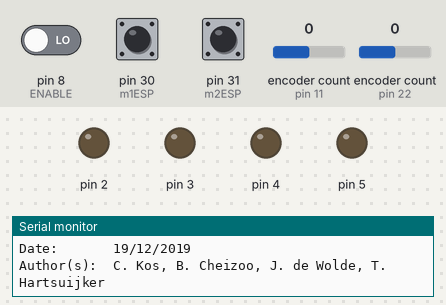
Recording of a sketch running on a simulated Arduino Mega 2560, built with avr-gcc and run on an emulated ATmega2560. On the bench: output pins drawn as LEDs (lit = HIGH), the last lines printed to the serial monitor. The inputs (shaded band) are chosen by the test bench; at power-on: pin 8 (ENABLE) LOW, pin 30 (m1ESP) HIGH, pin 31 (m2ESP) HIGH, encoder count (sensors on pin 11, pin 22) 0. Random numbers use the default seed unless the sketch sets one.

Above: at 1.2 s.
1.3 s: pin 8 (ENABLE) driven HIGH
At 1.9 s:
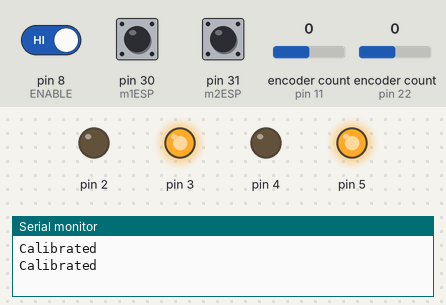
Timing chart, 0 to 4.3 s (numbered marks = the images above; inputs shaded):
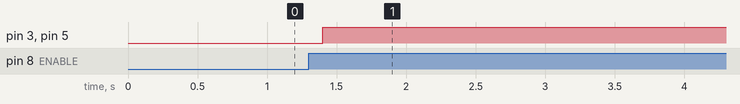

Measured:
- after the input at 1.3 s, pin 3, pin 5: LOW → HIGH after 0.10 s

The sketch:

DynaTable_IDE_v9.ino
```cpp
#include <Servo.h>
#include <math.h>
//#include <stdio.h>
//#include <stdlib.h>
#include <Encoder.h>

/*
 * DynaTable Arduino Program
 * Version 7
 * C. Kos, B. Cheizoo, J. de Wolde, T. Hartsuijker
 */

/*
 * Endstop wiring
 *
 * Low to ground
 * Mid to nothing, maybe ground for completeness' sake
 * High to input pin
 */

// Declaration of structures

struct motorDC {
  String mname;
  float cRE, limit, mmptick;
  int currentState, rREPrev, add, p1, p2, pulse, ESP, ESI, calCount;
  unsigned long halt;
};

struct motorSV {
  float limit;
  int currentState;
};

// Initialization of constants

const long Tpress = 1000;

const int A = 15; // Maximum amplitude (mm)

const float Tservo = 500; // Servo time in ms (min. 450 ms)

const int maxMoves = 2; // Number of moves before forced calibration

const float m1ticks = (57.1-10.1)/1779; // mm/tick
const float m2ticks = (52.9-15)/3078; // mm/tick

const int wait = 100;

/*
const int SV3 = ?;
const int SV4 = ?;
*/

// Declaration of pins

const int ENABLE = 8; // Enable pin (button)

const int randPin = A0; // used for seed generation

const int ROTENCXA = 11; // Rotary encoder pins
const int ROTENCXB = 12;
const int ROTENCYA = 22;
const int ROTENCYB = 23;

const int m1p1 = 2;
const int m1p2 = 3;

const int m2p1 = 4;
const int m2p2 = 5;

const int m1ESP = 30;
const int m2ESP = 31;

// Initialization of variables used in the main functions and the FSM

bool mode = 0; // Continuous mode if 'true', pulse mode if 'false'
bool enable = 0; // In pulse mode, start cycle if 'true'

bool changed = false;

unsigned long tmode = 0;
bool timer = false;
int pulseFlag = false;

// Initialization of motor structures

motorDC m1 = {"m1", 0, 0, m1ticks, 0, 0, 0, m1p1, m1p2, false, m1ESP, false, maxMoves, 0};
motorDC m2 = {"m2", 0, 0, m2ticks, 0, 0, 0, m2p1, m2p2, false, m2ESP, false, maxMoves, 0};

//Servo sv3;
//motorSV m3 = {90, 0};

// Initialization rotary encoder
Encoder rotEncX(ROTENCXA, ROTENCXB);
Encoder rotEncY(ROTENCYA, ROTENCYB);

void setup() {
  Serial.begin(115200);
  Serial.println("Title:      DynaTable Arduino Program");
  Serial.println("Board:      Arduino Mega/Arduino Mega 2560");
  Serial.println("Version:    8");
  Serial.println("Date:       19/12/2019");
  Serial.println("Author(s):  C. Kos, B. Cheizoo, J. de Wolde, T. Hartsuijker");
  Serial.println();

  pinMode(ENABLE, INPUT);

  pinMode(m1ESP, INPUT);
  pinMode(m1ESP, INPUT_PULLUP);

  pinMode(m2ESP, INPUT);
  pinMode(m2ESP, INPUT_PULLUP);

  pinMode(m1.p1, OUTPUT); // IN2 / OUT2 + white
  pinMode(m1.p2, OUTPUT); // IN1 / OUT1 + red

  digitalWrite(m1.p1, LOW);
  digitalWrite(m1.p2, LOW);

  pinMode(m2.p1, OUTPUT);
  pinMode(m2.p2, OUTPUT);

  digitalWrite(m2.p1, LOW);
  digitalWrite(m2.p2, LOW);
/*
  sv3.attach(SV3);
  sv3.write(90);
*/

  randomSeed(analogRead(randPin));

}

void loop() {

//  Serial.print("m1 cRE: ");
//  Serial.println(m1.cRE);

//  Serial.print(" | Moves: ");
//  Serial.println(m1.calCount);

//  Serial.print(" | ESI: ");
//  Serial.println(m1.ESI);

//  Serial.print(" | State: ");
//  Serial.println(m2.currentState);

  enable = digitalRead(ENABLE);

  if (enable == true && changed == false) {
    if (timer == false) {
      tmode = millis();
      timer = true;
    }

    if (millis() >= tmode + Tpress) {
      if (mode == true) {
        mode = false;
      } else if (mode == false) {
        mode = true;
      } else{
        mode = mode;
      }
      changed = true;
      timer = false;
    }
  } else if (enable == false && changed == true) {
    changed = false;
    timer = false;
  } else {
    timer = false;

  }

  if (enable == false && changed == false && timer == true && pulseFlag == false) {
    pulseFlag = true;
    timer = false;
  }

//  Serial.print(enable);
//  Serial.print(" | ");
//  Serial.print(timer);
//  Serial.print(" | ");
//  Serial.print(changed);
//  Serial.print(" | ");
//  Serial.println(pulseFlag);

  m1 = stateMachineDC(m1);

  m2 = stateMachineDC(m2);

  int rREX = rotEncX.read();
  if (rREX != m1.rREPrev) {
    m1.rREPrev = rREX;
    m1.cRE += m1.add;
  }

  int rREY = rotEncY.read();
  if (rREY != m2.rREPrev) {
    m2.rREPrev = rREY;
    m2.cRE += m2.add;
  }

//  m3 = stateMachineSV(m3);

//  sv3.write(m3.limit);


}
```

functions_v9.ino
```cpp
// The FSM used to determine the output of the motor

motorDC stateMachineDC(motorDC mTemp) {

//  Serial.print(mTemp.mname);
//  Serial.print(" | limit: ");
//  Serial.print(mTemp.limit);
//  Serial.print(" | cRE: ");
//  Serial.println(mTemp.cRE);

  switch (mTemp.currentState) {

    case 0: // assign new target

    if (millis() >= mTemp.halt + wait) {
      if (mode == 1 || (mode == 0 && enable == 1)) {
        if (mTemp.calCount >= maxMoves) {
          mTemp.currentState = 4;
          mTemp.calCount = 0;
          digitalWrite(mTemp.p1, HIGH);
          digitalWrite(mTemp.p2, LOW);
        } else {
          mTemp.calCount += 1;
          mTemp.limit = random(-A/mTemp.mmptick,1+A/mTemp.mmptick);
          mTemp = path(mTemp);
        }
        mTemp.pulse = false;
        pulseFlag = false;
      } else {
      }
    } else {
    }

    break;

    case 1: // move in positive direction

    if (mTemp.cRE >= mTemp.limit) {
      digitalWrite(mTemp.p1, LOW);
      digitalWrite(mTemp.p2, LOW);
      mTemp.halt = millis();
      if (mode == 0 && mTemp.pulse == false) {
        mTemp.currentState = 3;
      } else {
        mTemp.currentState = 0;
        pulseFlag = false;
      }
    }

    break;

    case 2: // move in negative direction

    if (mTemp.cRE <= mTemp.limit) {
      digitalWrite(mTemp.p1, LOW);
      digitalWrite(mTemp.p2, LOW);
      mTemp.halt = millis();
      if (mode == 0 && mTemp.pulse == false) {
        mTemp.currentState = 3;
      } else {
        mTemp.currentState = 0;
        pulseFlag = false;
      }
    }else{
    }

    break;

    case 3: // wait and go back to 0

    if (millis() >= mTemp.halt + wait) {
      mTemp.limit = 0;
      mTemp.pulse = true;
      mTemp = path(mTemp);
    }

    break;

    case 4: // calibrate

    mTemp.ESI = digitalRead(mTemp.ESP);

    if (mTemp.ESI == true) {
      digitalWrite(mTemp.p1, LOW);
      digitalWrite(mTemp.p2, LOW);
      mTemp.cRE = A/mTemp.mmptick; // CHECK IF ADDITION IS AWAY FROM ENDSTOP FOR BOTH MOTORS
      mTemp.halt = millis();
      mTemp.ESI = false;
      Serial.println("Calibrated");
      if (mode == false) {
        mTemp.currentState = 3;
      } else if (mode == true) {
        mTemp.currentState = 0;
        pulseFlag = false;
      }
    }

    break;

  }

  return mTemp;

}

motorSV stateMachineSV(motorSV mTemp) {

  switch (mTemp.currentState) {
    case 0:

    if (mode == true || (mode == false && enable == true)) {
      do {

        mTemp.limit = random(62, 112);

      } while (mTemp.limit == 90); // GEEN WHILE LOOPS!!!!!!!!!!!!!!!!!!!!!!!!!!!!!!!!!!!!!!!!!!!!!!!!!!

      mTemp.currentState = 1;

    } else {
      mTemp.currentState = 0;
      mTemp.limit = 90;
    }

    break;

    case 1:

    if (true) {
      mTemp.currentState = 2;
      mTemp.limit = 90;
    } else {
      mTemp.currentState = 1;
      mTemp.limit = mTemp.limit;
    }

    break;

    case 2:

    if (true) {
      mTemp.currentState = 0;
      mTemp.limit = 90;
    } else {
      mTemp.currentState = 2;
      mTemp.limit = mTemp.limit;
    }

    break;

  }

  return mTemp;

}

motorDC path(motorDC mTempP) {
  if (mTempP.limit > mTempP.cRE) {
    mTempP.add = 1;
    mTempP.currentState = 1;
    digitalWrite(mTempP.p1, HIGH);
    digitalWrite(mTempP.p2, LOW);
  } else if (mTempP.limit < mTempP.cRE) {
    mTempP.add = -1;
    mTempP.currentState = 2;
    digitalWrite(mTempP.p1, LOW);
    digitalWrite(mTempP.p2, HIGH);
  } else {
    mTempP.currentState = 0;
  }

//  Serial.print(mTempP.mname);
//  Serial.print(".limit: ");
//  Serial.println(mTempP.limit);

  return mTempP;
}
```
